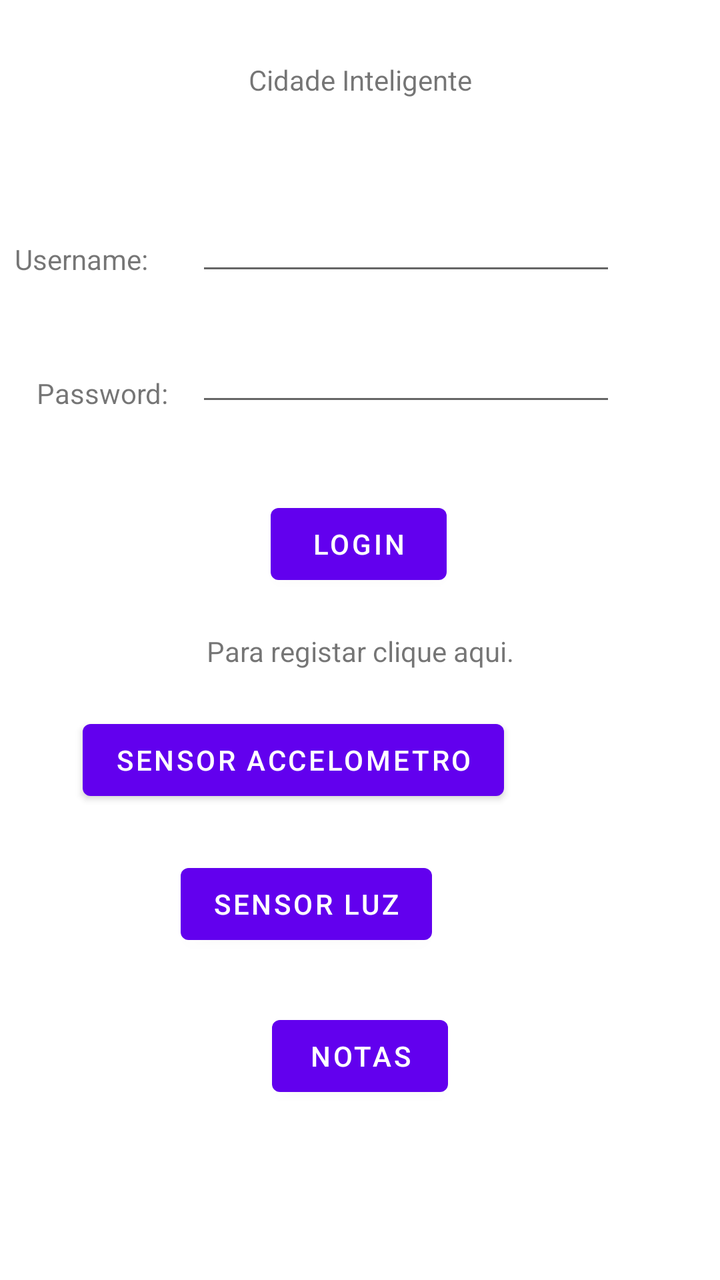
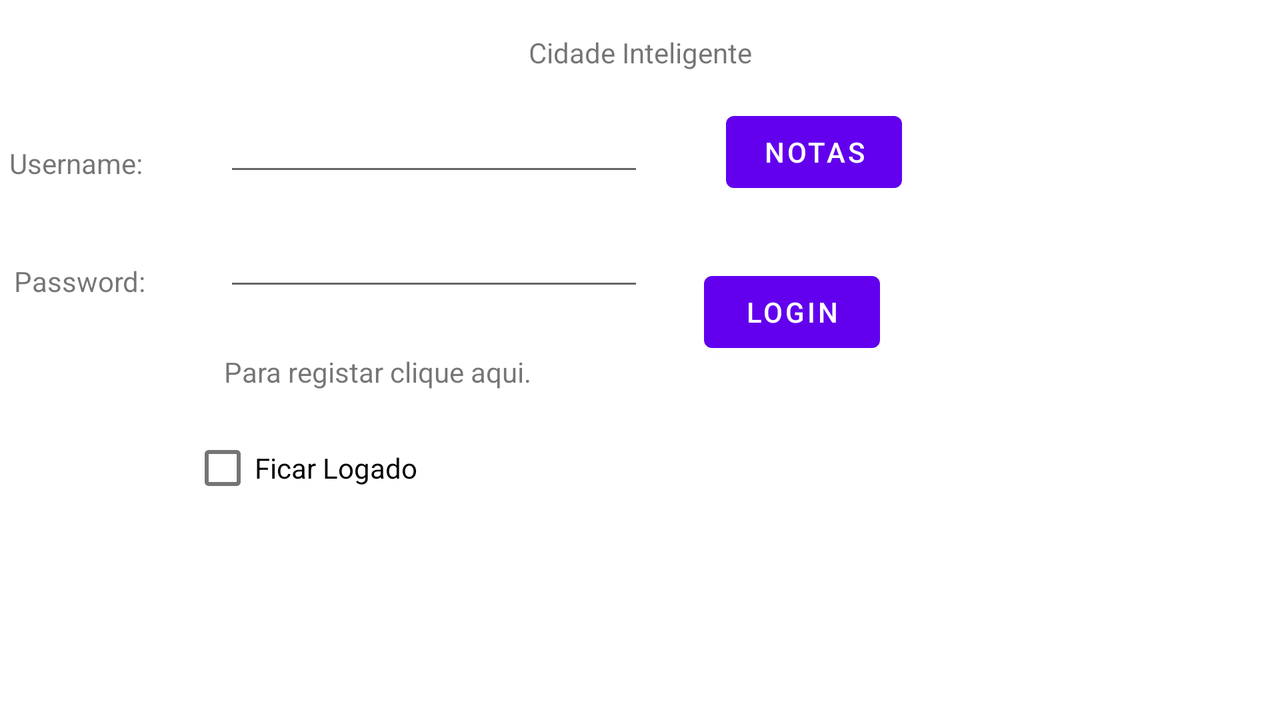

First picture: res/layout/ on a phone held upright. Second picture: the repository's own variant of that layout, on a device whose configuration matches the variant's folder. Source for both follows.
<!-- AndroidManifest.xml: application theme Theme.InteligenteCidade -->
<!-- res/layout/activity_main.xml -->
<?xml version="1.0" encoding="utf-8"?>
<androidx.constraintlayout.widget.ConstraintLayout xmlns:android="http://schemas.android.com/apk/res/android"
    xmlns:app="http://schemas.android.com/apk/res-auto"
    xmlns:tools="http://schemas.android.com/tools"
    android:layout_width="match_parent"
    android:layout_height="match_parent"
    tools:context=".MainActivity">

    <TextView
        android:id="@+id/textView3"
        android:layout_width="wrap_content"
        android:layout_height="wrap_content"
        android:text="@string/nome_app"
        app:layout_constraintBottom_toBottomOf="parent"
        app:layout_constraintLeft_toLeftOf="parent"
        app:layout_constraintRight_toRightOf="parent"
        app:layout_constraintTop_toTopOf="parent"
        app:layout_constraintVertical_bias="0.049" />

    <EditText
        android:id="@+id/usernameLogin"
        android:layout_width="wrap_content"
        android:layout_height="wrap_content"
        android:layout_marginTop="52dp"
        android:layout_marginEnd="52dp"
        android:ems="10"
        android:inputType="textPersonName"
        app:layout_constraintEnd_toEndOf="parent"
        app:layout_constraintTop_toBottomOf="@+id/textView3" />

    <TextView
        android:id="@+id/textView"
        android:layout_width="wrap_content"
        android:layout_height="wrap_content"
        android:layout_marginTop="120dp"
        android:layout_marginEnd="24dp"
        android:text="@string/username"
        app:layout_constraintEnd_toStartOf="@+id/usernameLogin"
        app:layout_constraintHorizontal_bias="1.0"
        app:layout_constraintStart_toStartOf="parent"
        app:layout_constraintTop_toTopOf="parent" />

    <EditText
        android:id="@+id/passwordLogin"
        android:layout_width="wrap_content"
        android:layout_height="wrap_content"
        android:layout_marginTop="24dp"
        android:layout_marginEnd="52dp"
        android:ems="10"
        android:inputType="textPassword"
        app:layout_constraintEnd_toEndOf="parent"
        app:layout_constraintTop_toBottomOf="@+id/usernameLogin" />

    <TextView
        android:id="@+id/textView2"
        android:layout_width="wrap_content"
        android:layout_height="wrap_content"
        android:layout_marginTop="48dp"
        android:text="@string/password"
        app:layout_constraintEnd_toStartOf="@+id/passwordLogin"
        app:layout_constraintHorizontal_bias="0.571"
        app:layout_constraintStart_toStartOf="parent"
        app:layout_constraintTop_toBottomOf="@+id/textView" />

    <Button
        android:id="@+id/buttonLogin"
        android:layout_width="wrap_content"
        android:layout_height="wrap_content"
        android:layout_marginTop="248dp"
        android:onClick="login"
        android:text="@string/login"
        app:layout_constraintEnd_toEndOf="parent"
        app:layout_constraintHorizontal_bias="0.498"
        app:layout_constraintStart_toStartOf="parent"
        app:layout_constraintTop_toTopOf="parent" />

    <TextView
        android:id="@+id/textView4"
        android:layout_width="wrap_content"
        android:layout_height="wrap_content"
        android:layout_marginTop="20dp"
        android:text="@string/sugestaoRegisto"
        app:layout_constraintEnd_toEndOf="parent"
        app:layout_constraintStart_toStartOf="parent"
        app:layout_constraintTop_toBottomOf="@+id/buttonLogin" />

    <Button
        android:id="@+id/button2"
        android:layout_width="wrap_content"
        android:layout_height="wrap_content"
        android:layout_marginBottom="88dp"
        android:text="@string/notas"
        android:onClick="abrirNotas"
        app:layout_constraintBottom_toBottomOf="parent"
        app:layout_constraintEnd_toEndOf="parent"
        app:layout_constraintStart_toStartOf="parent" />

    <CheckBox
        android:id="@+id/checkBox"
        android:layout_width="wrap_content"
        android:layout_height="wrap_content"
        android:layout_marginTop="20dp"
        android:text="@string/ficar_logado"
        app:layout_constraintEnd_toEndOf="parent"
        app:layout_constraintHorizontal_bias="0.514"
        app:layout_constraintStart_toStartOf="parent"
        app:layout_constraintTop_toBottomOf="@+id/textView4" />

    <Button
        android:id="@+id/sensorluz"
        android:layout_width="wrap_content"
        android:layout_height="wrap_content"
        android:layout_marginEnd="144dp"
        android:layout_marginBottom="28dp"
        android:text="@string/sensorluz"
        app:layout_constraintBottom_toTopOf="@+id/button2"
        app:layout_constraintEnd_toEndOf="parent" />

    <Button
        android:id="@+id/sensoraccell"
        android:layout_width="wrap_content"
        android:layout_height="wrap_content"
        android:layout_marginEnd="108dp"
        android:layout_marginBottom="24dp"
        android:text="@string/sensoraccell"
        app:layout_constraintBottom_toTopOf="@+id/sensorluz"
        app:layout_constraintEnd_toEndOf="parent" />

</androidx.constraintlayout.widget.ConstraintLayout>
<!-- resources referenced by this layout -->
<resources>
  <string name="ficar_logado">Ficar Logado</string>
  <string name="login" translatable="false">Login</string>
  <string name="nome_app">Cidade Inteligente</string>
  <string name="notas">Notas</string>
  <string name="password" translatable="false">Password:</string>
  <string name="sensoraccell">Sensor Accelometro</string>
  <string name="sensorluz">Sensor Luz</string>
  <string name="sugestaoRegisto">Para registar clique aqui.</string>
  <string name="username" translatable="false">Username:</string>
  <style name="Theme.InteligenteCidade" parent="Theme.MaterialComponents.DayNight.DarkActionBar">
          
          <item name="colorPrimary">@color/purple_500</item>
          <item name="colorPrimaryVariant">@color/purple_700</item>
          <item name="colorOnPrimary">@color/white</item>
          
          <item name="colorSecondary">@color/teal_200</item>
          <item name="colorSecondaryVariant">@color/teal_700</item>
          <item name="colorOnSecondary">@color/black</item>
          
          <item name="android:statusBarColor" tools:targetApi="l">?attr/colorPrimaryVariant</item>
          
      </style>
</resources>
<!-- res/layout-land/activity_main.xml (the repository's variant of the layout above) -->
<!-- drawn on the phone turned sideways -->
<?xml version="1.0" encoding="utf-8"?>
<androidx.constraintlayout.widget.ConstraintLayout xmlns:android="http://schemas.android.com/apk/res/android"
    xmlns:app="http://schemas.android.com/apk/res-auto"
    xmlns:tools="http://schemas.android.com/tools"
    android:layout_width="match_parent"
    android:layout_height="match_parent"
    tools:context=".MainActivity">

    <TextView
        android:id="@+id/textView3"
        android:layout_width="wrap_content"
        android:layout_height="wrap_content"
        android:text="@string/nome_app"
        app:layout_constraintBottom_toBottomOf="parent"
        app:layout_constraintLeft_toLeftOf="parent"
        app:layout_constraintRight_toRightOf="parent"
        app:layout_constraintTop_toTopOf="parent"
        app:layout_constraintVertical_bias="0.049" />

    <EditText
        android:id="@+id/usernameLogin"
        android:layout_width="wrap_content"
        android:layout_height="wrap_content"
        android:layout_marginStart="112dp"
        android:layout_marginTop="16dp"
        android:ems="10"
        android:inputType="textPersonName"
        app:layout_constraintStart_toStartOf="parent"
        app:layout_constraintTop_toBottomOf="@+id/textView3" />

    <TextView
        android:id="@+id/textView"
        android:layout_width="wrap_content"
        android:layout_height="wrap_content"
        android:layout_marginTop="72dp"
        android:layout_marginEnd="24dp"
        android:text="@string/username"
        app:layout_constraintEnd_toStartOf="@+id/usernameLogin"
        app:layout_constraintHorizontal_bias="0.225"
        app:layout_constraintStart_toStartOf="parent"
        app:layout_constraintTop_toTopOf="parent" />

    <EditText
        android:id="@+id/passwordLogin"
        android:layout_width="wrap_content"
        android:layout_height="wrap_content"
        android:layout_marginStart="112dp"
        android:layout_marginTop="16dp"
        android:ems="10"
        android:inputType="textPassword"
        app:layout_constraintStart_toStartOf="parent"
        app:layout_constraintTop_toBottomOf="@+id/usernameLogin" />

    <TextView
        android:id="@+id/textView2"
        android:layout_width="wrap_content"
        android:layout_height="wrap_content"
        android:layout_marginTop="40dp"
        android:text="@string/password"
        app:layout_constraintEnd_toStartOf="@+id/passwordLogin"
        app:layout_constraintHorizontal_bias="0.152"
        app:layout_constraintStart_toStartOf="parent"
        app:layout_constraintTop_toBottomOf="@+id/textView" />

    <Button
        android:id="@+id/buttonLogin"
        android:layout_width="wrap_content"
        android:layout_height="wrap_content"
        android:layout_marginEnd="148dp"
        android:layout_marginBottom="180dp"
        android:onClick="login"
        android:text="@string/login"
        app:layout_constraintBottom_toBottomOf="parent"
        app:layout_constraintEnd_toEndOf="parent"
        app:layout_constraintHorizontal_bias="0.625"
        app:layout_constraintStart_toEndOf="@+id/textView4" />

    <TextView
        android:id="@+id/textView4"
        android:layout_width="wrap_content"
        android:layout_height="wrap_content"
        android:layout_marginStart="112dp"
        android:layout_marginTop="26dp"
        android:text="@string/sugestaoRegisto"
        app:layout_constraintBottom_toBottomOf="parent"
        app:layout_constraintStart_toStartOf="parent"
        app:layout_constraintTop_toBottomOf="@+id/passwordLogin"
        app:layout_constraintVertical_bias="0.0" />

    <Button
        android:id="@+id/button2"
        android:layout_width="wrap_content"
        android:layout_height="wrap_content"
        android:layout_marginEnd="148dp"
        android:layout_marginBottom="260dp"
        android:onClick="abrirNotas"
        android:text="@string/notas"
        app:layout_constraintBottom_toBottomOf="parent"
        app:layout_constraintEnd_toEndOf="parent"
        app:layout_constraintStart_toEndOf="@+id/passwordLogin" />

    <CheckBox
        android:id="@+id/checkBox"
        android:layout_width="wrap_content"
        android:layout_height="wrap_content"
        android:layout_marginBottom="88dp"
        android:text="@string/ficar_logado"
        app:layout_constraintBottom_toBottomOf="parent"
        app:layout_constraintEnd_toEndOf="parent"
        app:layout_constraintHorizontal_bias="0.181"
        app:layout_constraintStart_toStartOf="parent"
        app:layout_constraintTop_toBottomOf="@+id/textView4"
        app:layout_constraintVertical_bias="0.508" />

</androidx.constraintlayout.widget.ConstraintLayout>
<!-- resources referenced by the variant -->
<!-- as the phone turned sideways resolves them -->
<resources>
  <string name="ficar_logado">Ficar Logado</string>
  <string name="login" translatable="false">Login</string>
  <string name="nome_app">Cidade Inteligente</string>
  <string name="notas">Notas</string>
  <string name="password" translatable="false">Password:</string>
  <string name="sugestaoRegisto">Para registar clique aqui.</string>
  <string name="username" translatable="false">Username:</string>
  <style name="Theme.InteligenteCidade" parent="Theme.MaterialComponents.DayNight.DarkActionBar">
          
          <item name="colorPrimary">@color/purple_500</item>
          <item name="colorPrimaryVariant">@color/purple_700</item>
          <item name="colorOnPrimary">@color/white</item>
          
          <item name="colorSecondary">@color/teal_200</item>
          <item name="colorSecondaryVariant">@color/teal_700</item>
          <item name="colorOnSecondary">@color/black</item>
          
          <item name="android:statusBarColor" tools:targetApi="l">?attr/colorPrimaryVariant</item>
          
      </style>
</resources>
